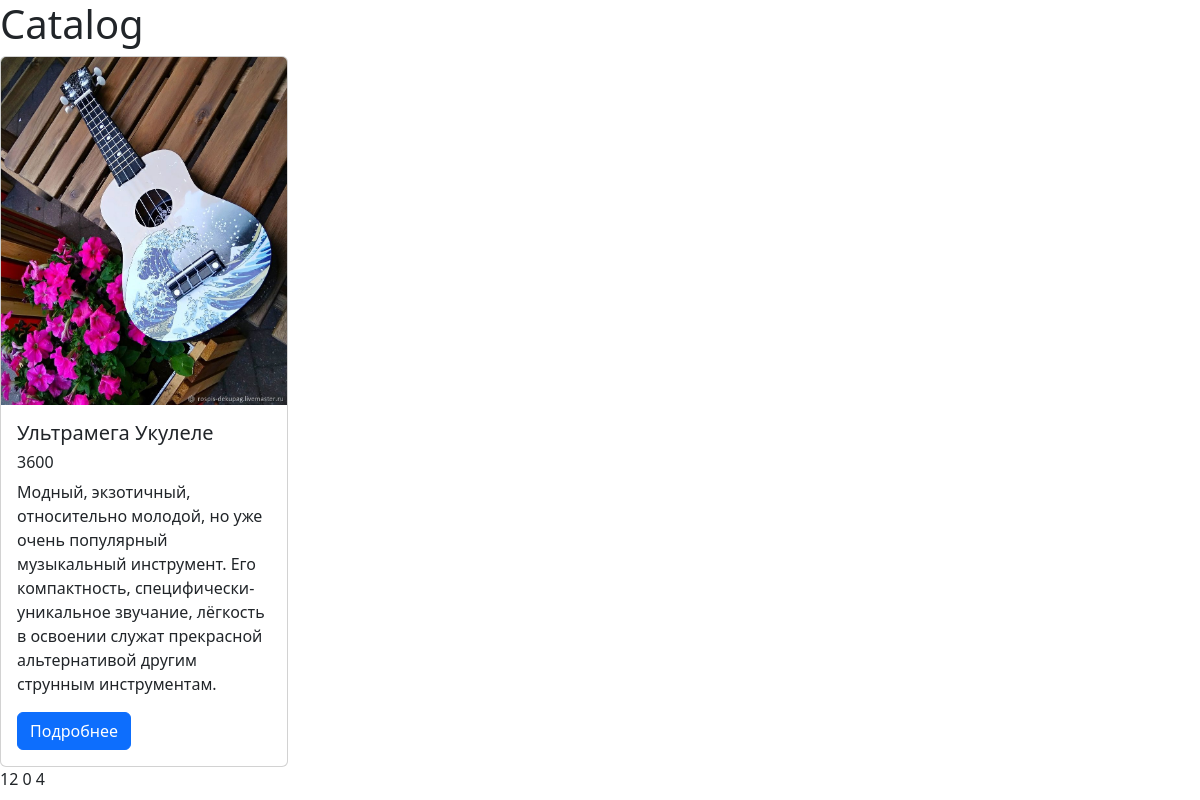
Page /catalog/ on the committed database.
### shop/models.py (models this page shows)
class Product(models.Model):
    price = models.PositiveIntegerField()
    stocks = models.PositiveSmallIntegerField()
    cost = models.PositiveIntegerField()
    name = models.CharField(max_length=20)
    img = models.ImageField(upload_to ='images/')
    description = models.TextField()
    count = models.PositiveIntegerField()
    dicount = models.IntegerField()
    rating = models.PositiveIntegerField()
    material = models.CharField(max_length=30)
    brand = models.CharField(max_length=20)

### shop/views.py (the view)
# urls.py: path('catalog/', catalog),
def catalog(request):
    products = Product.objects.all()
    return render(request, 'shop/catalog.html',{'products':products})

### shop/templates/shop/catalog.html (shortened to what this page needs)
<!DOCTYPE html>
<html lang="en">
<head>
    <link rel="stylesheet" href="https://cdn.jsdelivr.net/npm/bootstrap@5.3.3/dist/css/bootstrap.min.css">
</head>
<body>
    <h1>Catalog</h1>
    {% for product in products %}
    <div class="card" style="width: 18rem;">
        <img src="{{ product.img.url }}" class="card-img-top" alt="...">
        <div class="card-body">
          <h5 class="card-title"> {{ product.name }}</h5>
           <h6 class="card-cost">{{ product.cost }}</h6>
          <p class="card-text"> {{ product.description }}</p>
          <a href="#" class="btn btn-primary">Подробнее</a>
        </div>
      </div>
   {{ product.count }}
   {{ product.dicount }}
   {{ product.rating }}
    {% endfor %}
</body>
</html>

### rows in the picture
Product: img (picture), name "Ультрамега Укулеле", cost "3600", description "Модный, экзотичный, относительно молодой, но уже очень популярный музыкальный инструмент. Его компактность, специфически-уникальное звучание, лёгкость в освоении служат прекрасной альтернативой другим струнным инструментам.", count "12", dicount "0", rating "4"
